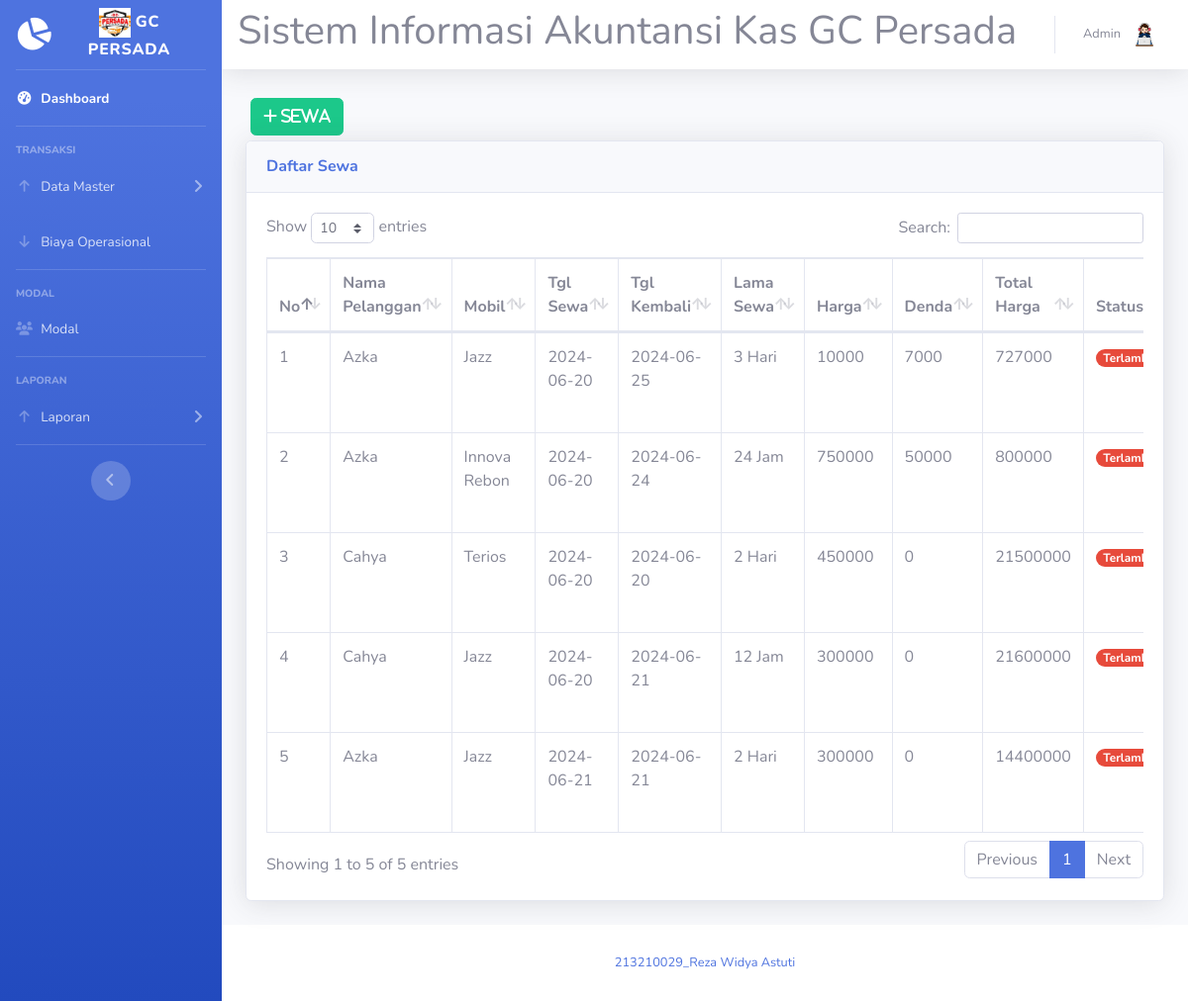
/sewa-kendaraan.php (signed in), run on the app's committed database.
### tables this page shows
CREATE TABLE `sewa_kendaraan` (
  `id_sewa` int(11) NOT NULL,
  `tgl_sewa` date NOT NULL,
  `tgl_kembali` date NOT NULL,
  `id_mobil` varchar(4) NOT NULL,
  `no_pelanggan` varchar(4) NOT NULL,
  `lama_sewa` varchar(8) NOT NULL,
  `harga` int(11) NOT NULL,
  `denda` int(11) NOT NULL,
  `total_harga` int(11) NOT NULL,
  `status` tinyint(1) NOT NULL DEFAULT 0
);

CREATE TABLE `pelanggan` (
  `no_pelanggan` int(2) NOT NULL,
  `nama` varchar(15) NOT NULL,
  `alamat` varchar(20) NOT NULL,
  `no_hp` varchar(13) NOT NULL
);

CREATE TABLE `mobil` (
  `id_mobil` int(2) NOT NULL,
  `nama` varchar(15) NOT NULL,
  `warna` varchar(10) NOT NULL,
  `no_polisi` varchar(10) NOT NULL,
  `jenis_sewa` varchar(15) NOT NULL,
  `jumlah_set` varchar(10) NOT NULL,
  `harga` int(11) NOT NULL,
  `id_merek` varchar(4) NOT NULL
);

### sewa-kendaraan.php (the view, shortened to what this page needs)
<?php
require 'koneksi.php';
$currDate = date('Y-m-d');
function convert_time($time)
{
  if ($time <= 24) {
    echo "$time Jam";
  } else {
    $hari = $time / 24;
    echo "$hari Hari";
  }
}
?>
<!DOCTYPE html>
<html lang="en">
<head>
  <link href="vendor/fontawesome-free/css/all.min.css" rel="stylesheet" type="text/css">
  <link href="css/sb-admin-2.min.css" rel="stylesheet">
  <link href="vendor/datatables/dataTables.bootstrap4.min.css" rel="stylesheet">
</head>
<body id="page-top">
  <?php require 'sidebar.php'; ?>
  <div id="content">
    <?php require 'navbar.php'; ?>
    <div class="container-fluid">
      <button type="button" class="btn btn-success" style="margin:5px" data-toggle="modal" data-target="#myModalTambah"><i class="fa fa-plus"> Sewa</i></button><br>
      <div class="card shadow mb-4">
        <div class="card-header py-3">
          <h6 class="m-0 font-weight-bold text-primary">Daftar Sewa</h6>
        </div>
        <div class="card-body">
          <div class="table-responsive">
            <table class="table table-bordered" id="dataTable" width="100%" cellspacing="0">
              <thead>
                <tr>
                  <th>No</th>
                  <th>Nama Pelanggan</th>
                  <th>Mobil</th>
                  <th>Tgl Sewa</th>
                  <th>Tgl Kembali</th>
                  <th>Lama Sewa</th>
                  <th>Harga</th>
                  <th>Denda</th>
                  <th>Total Harga </th>
                  <th>Status</th>
                </tr>
              </thead>
              <tbody>
                <?php
                $no = 0;
                $query = mysqli_query($koneksi, "SELECT sewa_kendaraan.*, pelanggan.nama, mobil.nama AS nama_mobil FROM sewa_kendaraan
                  JOIN pelanggan ON sewa_kendaraan.no_pelanggan = pelanggan.no_pelanggan
                  JOIN mobil ON mobil.id_mobil = sewa_kendaraan.id_mobil");
                while ($data = mysqli_fetch_assoc($query)) {
                ?>
                  <tr>
                    <td><?= $no += 1; ?></td>
                    <td><?= $data['nama'] ?></td>
                    <td><?= $data['nama_mobil'] ?></td>
                    <td><?= $data['tgl_sewa'] ?></td>
                    <td><?= $data['tgl_kembali'] ?></td>
                    <td><?= convert_time($data['lama_sewa']) ?></td>
                    <td><?= $data['harga'] ?></td>
                    <td><?= $data['denda'] ?></td>
                    <td><?= $data['total_harga'] ?></td>
                    <td>
                      <?php
                      if ($data['status'] === '1') {
                      ?>
                        <span class="badge badge-pill badge-success">Sewa selesai</span>
                      <?php } elseif ($currDate > $data['tgl_kembali']) { ?>
                        <span class="badge badge-pill badge-danger">Terlambat</span>
                      <?php } elseif ($currDate < $data['tgl_kembali']) { ?>
                        <span class="badge badge-pill badge-primary">Sewa berlangsung</span>
                      <?php } elseif ($currDate == $data['tgl_kembali']) { ?>
                        <span class="badge badge-pill badge-warning">Sewa berakhir hari ini</span>
                      <?php } ?>
                    </td>
                  </tr>
                <?php
                }
                ?>
              </tbody>
            </table>
          </div>
        </div>
      </div>
    </div>
    <?php require 'footer.php'; ?>
  </div>
</body>
</html>

### data on the page
sewa_kendaraan: no "1", pelanggan.nama "Azka", id_mobil.nama "Jazz", tgl_sewa "2024-06-20", tgl_kembali "2024-06-25", lama_sewa "3", harga "10000", denda "7000", total_harga "727000", status "Terlambat"
sewa_kendaraan: no "2", pelanggan.nama "Azka", id_mobil.nama "Innova Rebon", tgl_sewa "2024-06-20", tgl_kembali "2024-06-24", lama_sewa "24", harga "750000", denda "50000", total_harga "800000", status "Terlambat"
sewa_kendaraan: no "3", pelanggan.nama "Cahya", id_mobil.nama "Terios", tgl_sewa "2024-06-20", tgl_kembali "2024-06-20", lama_sewa "2", harga "450000", denda "0", total_harga "21500000", status "Terlambat"
sewa_kendaraan: no "4", pelanggan.nama "Cahya", id_mobil.nama "Jazz", tgl_sewa "2024-06-20", tgl_kembali "2024-06-21", lama_sewa "12", harga "300000", denda "0", total_harga "21600000", status "Terlambat"
sewa_kendaraan: no "5", pelanggan.nama "Azka", id_mobil.nama "Jazz", tgl_sewa "2024-06-21", tgl_kembali "2024-06-21", lama_sewa "2", harga "300000", denda "0", total_harga "14400000", status "Terlambat"

### other printed values
$_SESSION['nama'] "Admin"
